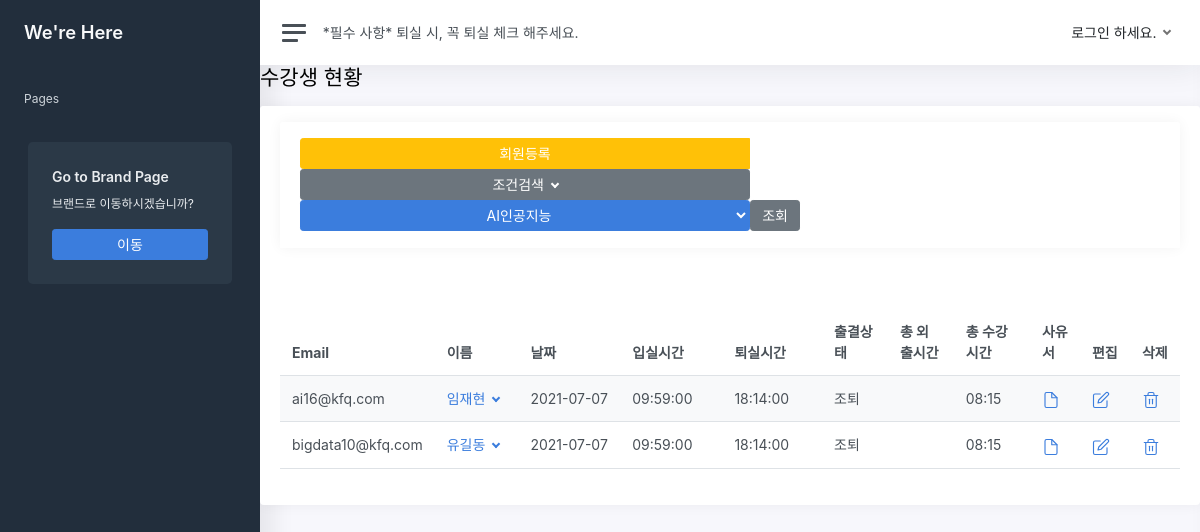
The app's page /CRM/status/data/early/ with its own data.
### CRM/models.py (models this page shows)
class Student_list(models.Model):
    studentListNum = models.AutoField(ClassList, primary_key=True)
    member_fk = models.ForeignKey(Member, on_delete=models.CASCADE)
    class_fk = models.ForeignKey(ClassList, on_delete=models.CASCADE)
    date = models.DateField(auto_now_add=True)
    attendance = models.CharField(max_length=2,default='N',null=True)
    absent = models.CharField(max_length=2,default='N',null=True)
    late = models.CharField(max_length=2,default='N',null=True)
    early= models.CharField(max_length=2,default='N',null=True)
    input_time = models.DateTimeField(null=True)
    output_time= models.DateTimeField(null=True)
    total_time_outing = models.DateTimeField(null=True)
    total_time = models.DateTimeField(null=True)
    temperature = models.FloatField(null=True)

class Member (models.Model):
    email = models.CharField(max_length=200, primary_key=True)
    class_fk = models.ForeignKey(ClassList, on_delete=models.CASCADE, null=True)
    password = models.CharField(max_length=200)
    name = models.CharField(max_length=50)
    age = models.IntegerField(null=True)
    university = models.CharField(max_length=50,default = '',null=True)
    major = models.CharField(max_length=50,default = '',null=True)
    interest_language = models.CharField(max_length=50,default = '',null=True)
    phone_number = models.CharField(max_length=100,default = '',null=True)
    address = models.CharField(max_length=200,default = '',null=True)
    birth = models.DateField(null=True)
    seat_num = models.IntegerField(null=True)
    authority = models.CharField(max_length=50)

### CRM/VIEW/status.py (the view)
# urls.py: path('status/data/early/',              Status.early,         name='status_early'),
    def early(request):
        classlist = ClassList.objects.all()
        list_status_here = Student_list.objects.filter(early='Y')
        context = {'classlist' : classlist,}
        for object in list_status_here:
            object.date = object.date.strftime('%Y-%m-%d')
            object.input_time = object.input_time.strftime('%H:%M:%S')
            object.output_time = object.output_time.strftime('%H:%M:%S')
            object.total_time = Status.diff_time(object.output_time, object.input_time)
            object.absent = '조퇴'
        context = {'list_status' : list_status_here, 'classlist' : classlist,}
        return render(request, './crm/page/03_status/status_05.html', context)

### CRM/VIEW/status.py (called while the page is built)
    def diff_time(time_in,time_out):
        t2 = datetime.strptime(time_out,'%H:%M:%S')
        t1 = datetime.strptime(time_in,'%H:%M:%S')
        time_stay = abs(t2-t1)
        result = time(time_stay.seconds //3600, (time_stay.seconds // 60) % 60).strftime('%H:%M')
        return result

### CRM/templates/crm/page/03_status/status_05.html (shortened to what this page needs)
{% extends 'crm/include/base_c.html' %}
{% load static %}
{% block content %}
<h1 class="h3 mb-3">수강생 현황</h1>
<div class="row">
    <div class="col-12">
        <div class="card">
            <div class="card-header">
                <div class="card">
                    <div class="card-header">
                        <div class="btn-group">
                            <button type="button" class="btn btn-warning" data-toggle="modal" data-target="#centeredModalWarning" style="width:450px">
                            회원등록
                            </button>
                        </div>
                        <div class="btn-group">
                            <button type="button" class="btn btn-secondary dropdown-toggle" data-toggle="dropdown"
                                style="width:450px">
                                조건검색
                            </button>
                        </div>
                        <div class="btn-group">
                            <select type="button" class="btn btn-primary dropdown-toggle" data-toggle="dropdown"
                                aria-haspopup="true" aria-expanded="false" name="select_class"
                                id="select_class" onchange="search_class()" style="width:450px">
                                <div class="dropdown-menu">
                                    {% for object in classlist %}
                                    <option>{{ object.class_name }}</option>
                                </div>
                                {% endfor %}
                                <form action="{% url 'CRM:status_data'%}"method="post">
                                    <button type="submit" class="btn btn-secondary"> 조회 </button>
                                </form>
                            </div>
                    </div>
                </div>
            </div>
            <div class="card-body">
                <table class="table table-striped" id="dynamicTable">
                    <thead>
                        <tr>
                            <th style="width:6%;">Email</th>
                            <th style="width:10%">이름</th>
                            <th style="width:15%">날짜</th>
                            <th style="width:13%">입실시간</th>
                            <th style="width:13%">퇴실시간</th>
                            <th style="width:10%">출결상태</th>
                            <th style="width:10%">총 외출시간</th>
                            <th style="width:10%">총 수강시간</th>
                            <th style="width:5%">사유서</th>
                            <th style="width:4%">편집</th>
                            <th style="width:4%">삭제</th>
                        </tr>
                    </thead>
                    <tbody id="dynamicTbody">
                        {% for status in list_status %}
                        <tr>
                            <td> {{status.member_fk.email}} </td>
                            <td>
                                <a class="dropdown-toggle" href="#" data-toggle="dropdown" aria-expanded="false">
                                    {{ status.member_fk.name }}
                                </a>
                            </td>
                            <td> {{status.date}} </td>
                            <td> {{status.input_time}} </td>
                            <td> {{status.output_time}} </td>
                            {% if status.absent == '결석' %}
                            <td> <span class="badge bg-danger"> 결석 </span> </td>
                            {% elif status.absent == '미퇴실' %}
                            <td> <span class="align-middle"> 미퇴실 </span> </td>
                            {% elif status.absent == '지각' %}
                            <td> <span class="badge bg-warning"> 지각 </span> </td>
                            {% elif status.absent == '조퇴' %}
                            <td> 조퇴 </td>
                            {% else %}
                            <td> <span class="badge bg-success"> 출석 </span> </td>
                            {% endif %}
                            <td> </td>
                            <td> {{status.total_time}} </td>
                            <td> <a href="#"> </a></td>
                            <td> <a href="#">
                            </a></td>
                            <td> <a href="#">
                            </a></td>
                        </tr>
                        {% endfor %}
                    </tbody>
                </table>
            </div>
        </div>
    </div>
</div>
{% endblock %}

### records on screen
Student_list: member_fk.email "ai16@kfq.com", member_fk.name "임재현", date "2021-07-07", input_time "09:59:00", output_time "18:14:00", absent "조퇴", total_time "08:15"
Student_list: member_fk.email "bigdata10@kfq.com", member_fk.name "유길동", date "2021-07-07", input_time "09:59:00", output_time "18:14:00", absent "조퇴", total_time "08:15"

### other values on screen
form field select_class "AI인공지능"
